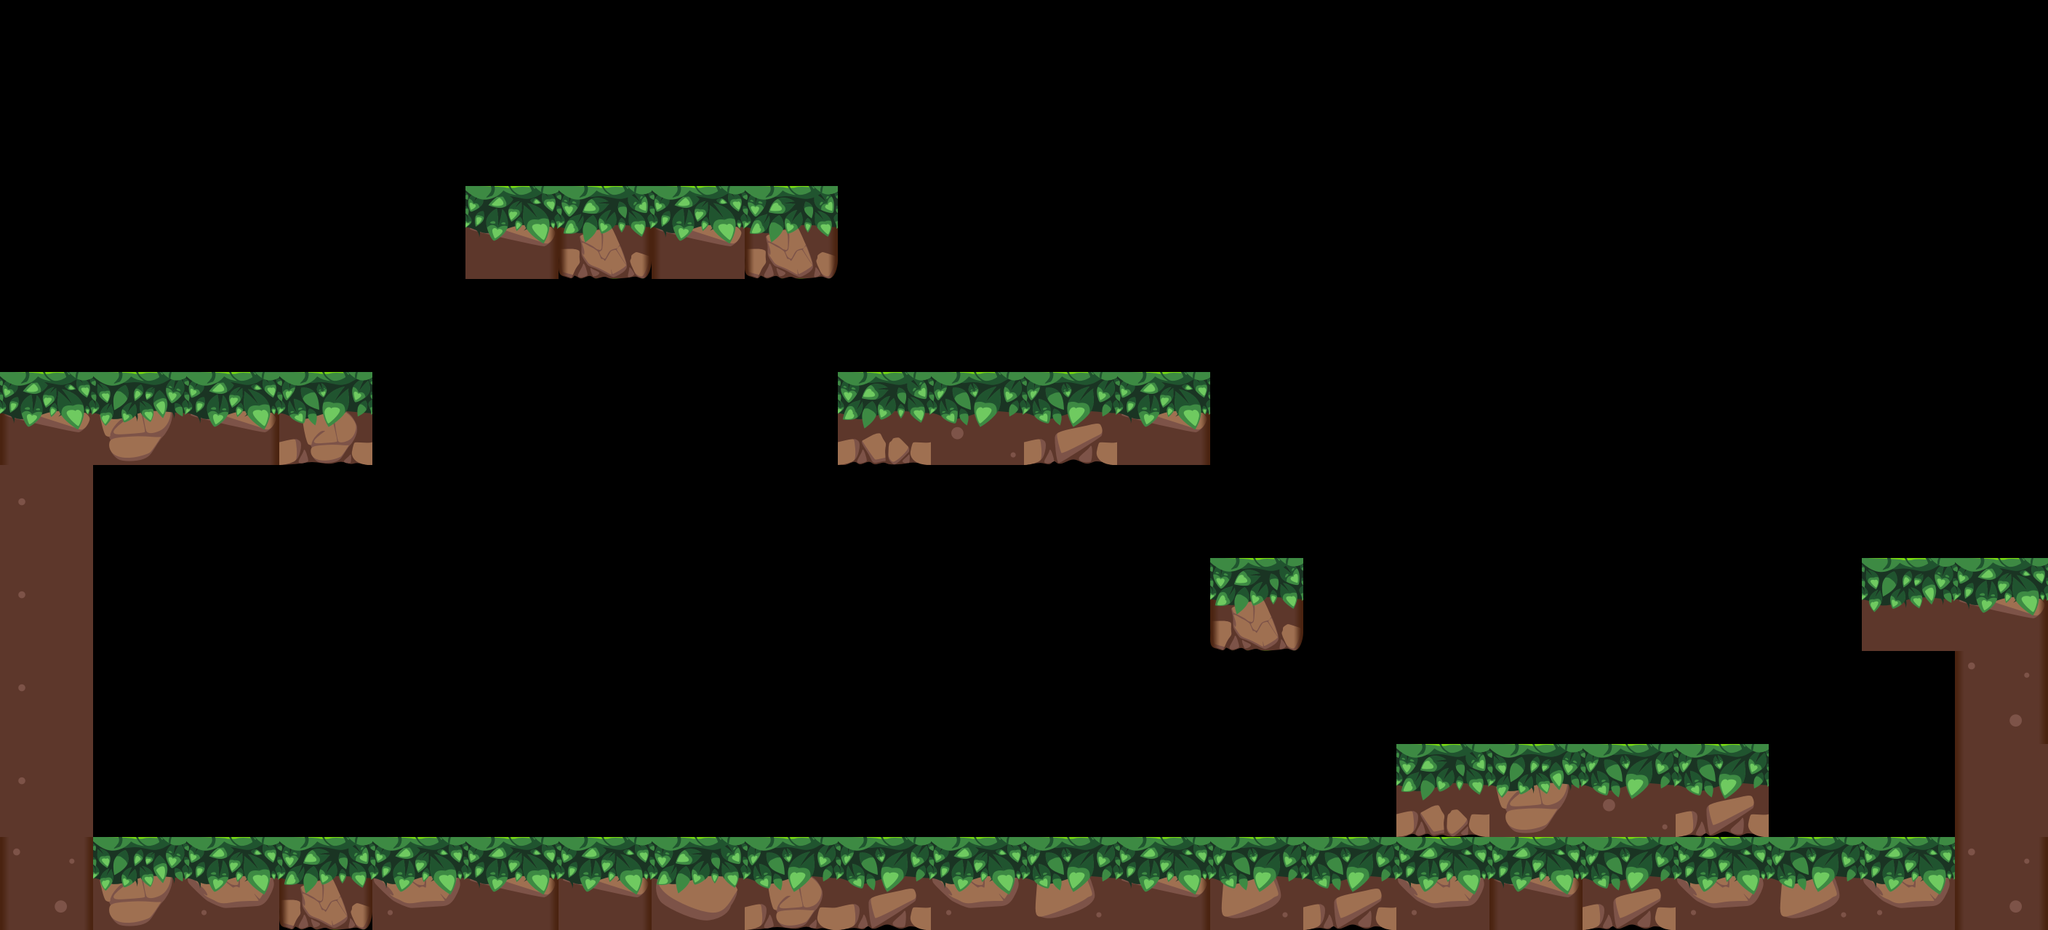

A level layout from a 2D game, rendered from its tile map. Below: a short description, then the map file with its tile-grid data intact:
An orthogonal 22x10 tile map with 128x128 px tiles, 1 tile layer (platforms) and 6 objects.

<map version="1.10" tiledversion="1.12.2" orientation="orthogonal" renderorder="right-down" width="22" height="10" tilewidth="128" tileheight="128" infinite="0" nextlayerid="4" nextobjectid="8">
 <tileset firstgid="1" name="platforms" tilewidth="128" tileheight="128" tilecount="64" columns="8">
  <image source="Tiles/tiles_1024_128x128.png" width="1024" height="1024" />
 </tileset>
 <layer id="1" name="platforms" width="22" height="10">
  <data encoding="csv">
0,0,0,0,0,0,0,0,0,0,0,0,0,0,0,0,0,0,0,0,0,0,
0,0,0,0,0,0,0,0,0,0,0,0,0,0,0,0,0,0,0,0,0,0,
0,0,0,0,0,26,24,18,24,0,0,0,0,0,0,0,0,0,0,0,0,0,
0,0,0,0,0,0,0,0,0,0,0,0,0,0,0,0,0,0,0,0,0,0,
18,13,26,31,0,0,0,0,0,30,29,32,26,0,0,0,0,0,0,0,0,0,
20,0,0,0,0,0,0,0,0,0,0,0,0,0,0,0,0,0,0,0,0,0,
20,0,0,0,0,0,0,0,0,0,0,0,0,24,0,0,0,0,0,0,28,26,
20,0,0,0,0,0,0,0,0,0,0,0,0,0,0,0,0,0,0,0,0,34,
20,0,0,0,0,0,0,0,0,0,0,0,0,0,0,30,13,29,32,0,0,17,
34,13,12,24,12,26,26,15,31,32,12,14,26,14,32,12,10,32,12,14,12,34
</data>
 </layer>
 <objectgroup id="2" name="fire-powerup">
  <object id="1" x="203.426" y="447.537">
   <point />
  </object>
 </objectgroup>
 <objectgroup id="3" name="pickups">
  <object id="2" x="714.898" y="209.238">
   <point />
  </object>
  <object id="3" x="1081.07" y="191.802">
   <point />
  </object>
  <object id="4" x="836.954" y="819.517">
   <point />
  </object>
  <object id="5" x="1987.76" y="959.009">
   <point />
  </object>
  <object id="6" x="2749.16" y="680.025">
   <point />
  </object>
 </objectgroup>
</map>
